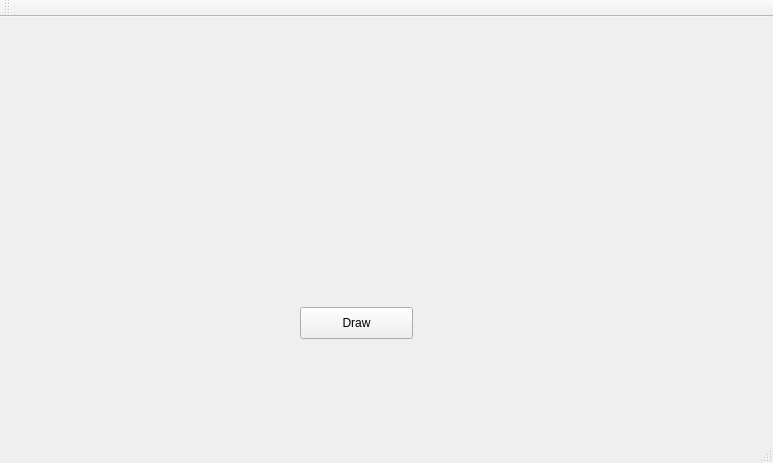
<?xml version="1.0" encoding="UTF-8"?>
<ui version="4.0">
 <class>MainWindow</class>
 <widget class="QMainWindow" name="MainWindow">
  <property name="geometry">
   <rect>
    <x>0</x>
    <y>0</y>
    <width>773</width>
    <height>463</height>
   </rect>
  </property>
  <property name="windowTitle">
   <string>MainWindow</string>
  </property>
  <widget class="QWidget" name="centralWidget">
   <widget class="QCustomPlot" name="plot" native="true">
    <property name="geometry">
     <rect>
      <x>130</x>
      <y>70</y>
      <width>471</width>
      <height>271</height>
     </rect>
    </property>
    <widget class="QPushButton" name="pushButton">
     <property name="geometry">
      <rect>
       <x>170</x>
       <y>220</y>
       <width>113</width>
       <height>32</height>
      </rect>
     </property>
     <property name="text">
      <string>Draw</string>
     </property>
    </widget>
   </widget>
  </widget>
  <widget class="QMenuBar" name="menuBar">
   <property name="geometry">
    <rect>
     <x>0</x>
     <y>0</y>
     <width>773</width>
     <height>22</height>
    </rect>
   </property>
  </widget>
  <widget class="QToolBar" name="mainToolBar">
   <attribute name="toolBarArea">
    <enum>TopToolBarArea</enum>
   </attribute>
   <attribute name="toolBarBreak">
    <bool>false</bool>
   </attribute>
  </widget>
  <widget class="QStatusBar" name="statusBar"/>
 </widget>
 <layoutdefault spacing="6" margin="11"/>
 <customwidgets>
  <customwidget>
   <class>QCustomPlot</class>
   <extends>QWidget</extends>
   <header>qcustomplot.h</header>
   <container>1</container>
  </customwidget>
 </customwidgets>
 <resources/>
 <connections/>
</ui>
